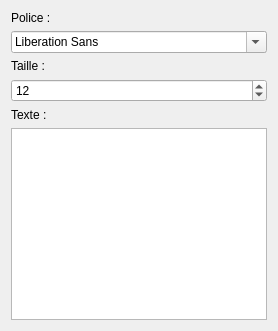
          <widget class="QWidget" name="page_3">
           <layout class="QGridLayout" name="gridLayout">
            <item row="0" column="0">
             <layout class="QGridLayout" name="gridLayout_5">
              <property name="sizeConstraint">
               <enum>QLayout::SetDefaultConstraint</enum>
              </property>
              <item row="1" column="0">
               <layout class="QVBoxLayout" name="verticalLayout_4">
                <item>
                 <widget class="QLabel" name="label_7">
                  <property name="text">
                   <string>Taille :</string>
                  </property>
                 </widget>
                </item>
                <item>
                 <widget class="QSpinBox" name="spinBox">
                  <property name="value">
                   <number>12</number>
                  </property>
                 </widget>
                </item>
               </layout>
              </item>
              <item row="0" column="0">
               <layout class="QVBoxLayout" name="verticalLayout_3">
                <item>
                 <widget class="QLabel" name="label_6">
                  <property name="text">
                   <string>Police :</string>
                  </property>
                 </widget>
                </item>
                <item>
                 <widget class="QFontComboBox" name="fontComboBox"/>
                </item>
               </layout>
              </item>
              <item row="2" column="0">
               <layout class="QVBoxLayout" name="verticalLayout_5">
                <item>
                 <widget class="QLabel" name="label_8">
                  <property name="text">
                   <string>Texte :</string>
                  </property>
                 </widget>
                </item>
                <item>
                 <widget class="QTextEdit" name="textEdit">
                  <property name="sizePolicy">
                   <sizepolicy hsizetype="Expanding" vsizetype="Maximum">
                    <horstretch>0</horstretch>
                    <verstretch>0</verstretch>
                   </sizepolicy>
                  </property>
                 </widget>
                </item>
               </layout>
              </item>
             </layout>
            </item>
           </layout>
          </widget>
